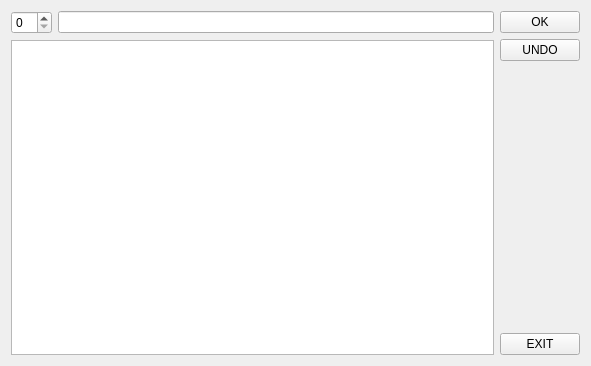
<?xml version="1.0" encoding="UTF-8"?>
<ui version="4.0">
 <class>MyForm</class>
 <widget class="QWidget" name="MyForm">
  <property name="geometry">
   <rect>
    <x>0</x>
    <y>0</y>
    <width>591</width>
    <height>366</height>
   </rect>
  </property>
  <property name="windowTitle">
   <string>Form</string>
  </property>
  <layout class="QHBoxLayout" name="horizontalLayout_3">
   <item>
    <layout class="QHBoxLayout" name="horizontalLayout_2">
     <item>
      <layout class="QVBoxLayout" name="verticalLayout">
       <item>
        <layout class="QHBoxLayout" name="horizontalLayout">
         <item>
          <widget class="QSpinBox" name="spinBox"/>
         </item>
         <item>
          <widget class="QLineEdit" name="lineEdit"/>
         </item>
        </layout>
       </item>
       <item>
        <widget class="MyQTextEdit" name="textEdit"/>
       </item>
      </layout>
     </item>
     <item>
      <layout class="QVBoxLayout" name="verticalLayout_3">
       <item>
        <layout class="QVBoxLayout" name="verticalLayout_2">
         <item>
          <widget class="QPushButton" name="pushButton">
           <property name="text">
            <string>OK</string>
           </property>
          </widget>
         </item>
         <item>
          <widget class="QPushButton" name="pushButton_2">
           <property name="text">
            <string>UNDO</string>
           </property>
          </widget>
         </item>
        </layout>
       </item>
       <item>
        <spacer name="verticalSpacer">
         <property name="orientation">
          <enum>Qt::Vertical</enum>
         </property>
         <property name="sizeHint" stdset="0">
          <size>
           <width>20</width>
           <height>40</height>
          </size>
         </property>
        </spacer>
       </item>
       <item>
        <widget class="QPushButton" name="pushButton_3">
         <property name="text">
          <string>EXIT</string>
         </property>
        </widget>
       </item>
      </layout>
     </item>
    </layout>
   </item>
  </layout>
 </widget>
 <customwidgets>
  <customwidget>
   <class>MyQTextEdit</class>
   <extends>QTextEdit</extends>
   <header>MyQTextEdit.h</header>
   <slots>
    <slot>receivetext(QString)</slot>
    <slot>receivenumber(QString)</slot>
    <slot>receiveok()</slot>
   </slots>
  </customwidget>
 </customwidgets>
 <resources/>
 <connections>
  <connection>
   <sender>pushButton_2</sender>
   <signal>clicked()</signal>
   <receiver>textEdit</receiver>
   <slot>undo()</slot>
   <hints>
    <hint type="sourcelabel">
     <x>523</x>
     <y>64</y>
    </hint>
    <hint type="destinationlabel">
     <x>434</x>
     <y>127</y>
    </hint>
   </hints>
  </connection>
  <connection>
   <sender>lineEdit</sender>
   <signal>textChanged(QString)</signal>
   <receiver>textEdit</receiver>
   <slot>receivetext(QString)</slot>
   <hints>
    <hint type="sourcelabel">
     <x>205</x>
     <y>17</y>
    </hint>
    <hint type="destinationlabel">
     <x>206</x>
     <y>80</y>
    </hint>
   </hints>
  </connection>
  <connection>
   <sender>spinBox</sender>
   <signal>valueChanged(QString)</signal>
   <receiver>textEdit</receiver>
   <slot>receivenumber(QString)</slot>
   <hints>
    <hint type="sourcelabel">
     <x>28</x>
     <y>31</y>
    </hint>
    <hint type="destinationlabel">
     <x>37</x>
     <y>97</y>
    </hint>
   </hints>
  </connection>
  <connection>
   <sender>pushButton</sender>
   <signal>clicked()</signal>
   <receiver>textEdit</receiver>
   <slot>receiveok()</slot>
   <hints>
    <hint type="sourcelabel">
     <x>507</x>
     <y>32</y>
    </hint>
    <hint type="destinationlabel">
     <x>453</x>
     <y>76</y>
    </hint>
   </hints>
  </connection>
  <connection>
   <sender>pushButton_3</sender>
   <signal>clicked()</signal>
   <receiver>MyForm</receiver>
   <slot>close()</slot>
   <hints>
    <hint type="sourcelabel">
     <x>535</x>
     <y>325</y>
    </hint>
    <hint type="destinationlabel">
     <x>585</x>
     <y>173</y>
    </hint>
   </hints>
  </connection>
 </connections>
</ui>
